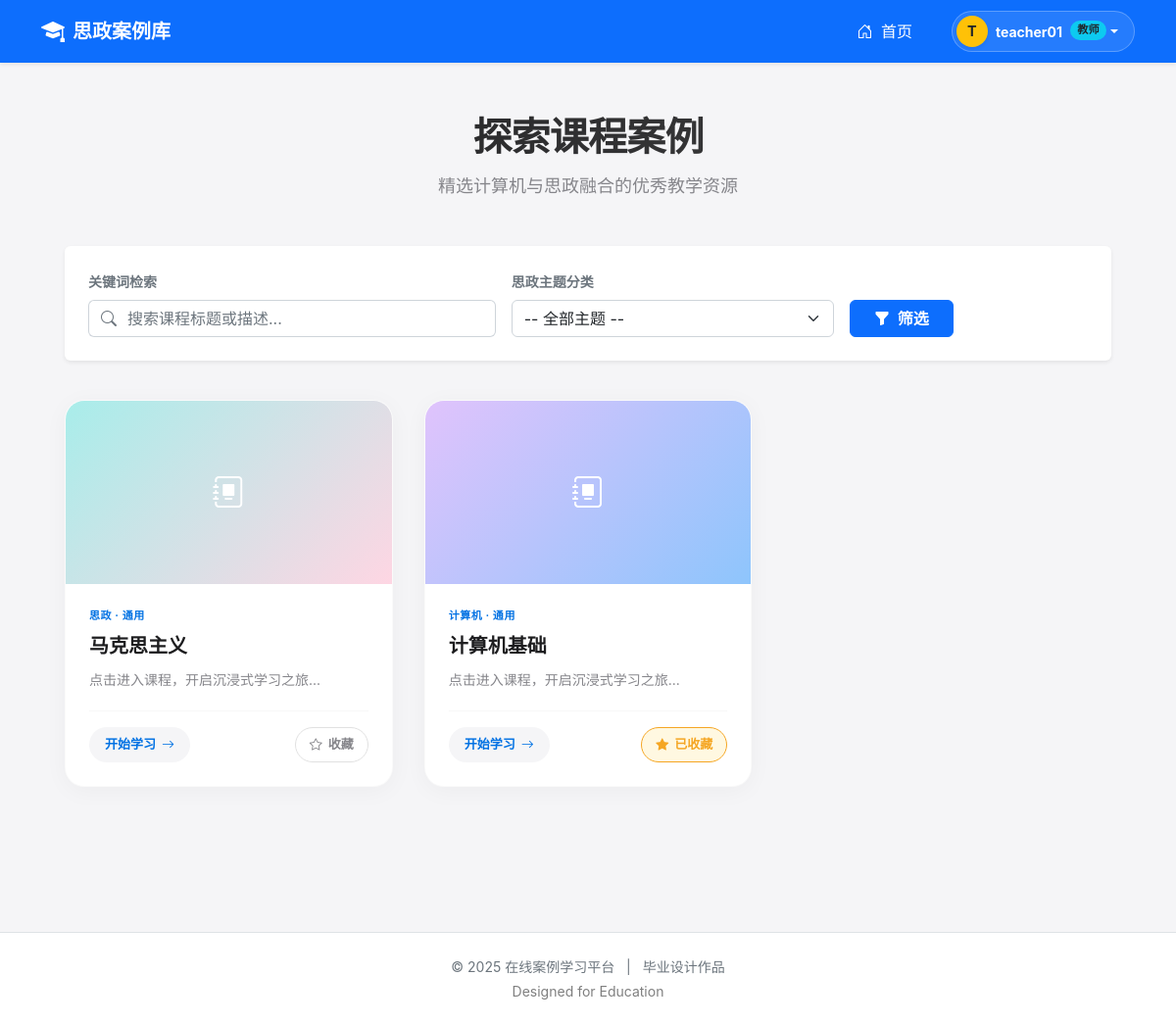
Screenshot of / (signed in) with the database file from the repository.
### common/models.py (models this page shows, shortened)
class CaseStudy(models.Model):
    title = models.CharField('课程标题', max_length=100)
    author = models.ForeignKey(User, on_delete=models.CASCADE, verbose_name="负责教师", related_name='cases', null=True,
                               blank=True)
    category = models.ForeignKey(Category, on_delete=models.CASCADE, verbose_name='所属分类')
    description = models.TextField('课程简介', blank=True)
    cover_image = models.ImageField('封面图', upload_to='covers/', blank=True, null=True)
    view_count = models.PositiveIntegerField('浏览量', default=0)
    created_at = models.DateTimeField('发布时间', auto_now_add=True)
    content = models.TextField('导读/详情', blank=True)
    class Meta: verbose_name = '思政课程'; verbose_name_plural = verbose_name; ordering = ['-created_at']

class Category(models.Model):
    name = models.CharField('分类名称', max_length=50)
    class Meta: verbose_name = '案例分类'; verbose_name_plural = verbose_name
    ordering = ['id']

### student_web/views.py (the view)
# urls.py: path('', views.index, name='index'),  # 首页
def index(request):
    from common.models import CaseStudy, Favorite, Category
    from django.db.models import Q
    cases = CaseStudy.objects.all().order_by('-created_at')
    categories = Category.objects.all()
    search_query = request.GET.get('q', '').strip()
    category_id = request.GET.get('category')
    if search_query:
        cases = cases.filter(Q(title__icontains=search_query) | Q(description__icontains=search_query))
    if category_id:
        cases = cases.filter(category_id=category_id)
    fav_case_ids = set()
    if request.user.is_authenticated:
        fav_case_ids = set(Favorite.objects.filter(user=request.user).values_list('case_id', flat=True))
    context = {
        'cases': cases,
        'fav_case_ids': fav_case_ids,
        'categories': categories
    }
    return render(request, 'student_web/index.html', context)

### student_web/templates/student_web/index.html (shortened to what this page needs)
{% extends 'base.html' %}
{% load static %}
{% block content %}
<div class="apple-container">
    <header class="page-header">
        <h1 class="page-title">探索课程案例</h1>
        <p class="page-subtitle">精选计算机与思政融合的优秀教学资源</p>
    </header>
    <div style="max-width: 1500px; margin: 0 auto 40px auto;">
        {% include 'student_web/components/search_bar.html' %}
    </div>
    <div class="case-grid">
        {% for case in cases %}
        <a href="{% url 'case_detail' case.id %}" class="apple-card">
            <div class="card-cover-wrapper">
                {% if case.cover_image %}
                    <img src="{{ case.cover_image.url }}" alt="{{ case.title }}" class="card-img">
                {% else %}
                    <div class="no-cover-gradient">
                        <i class="bi bi-journal-album"></i>
                    </div>
                {% endif %}
            </div>
            <div class="card-body">
                <div class="card-meta">
                    {{ case.category.name|default:"未分类" }} · {{ case.get_case_type_display|default:"通用" }}
                </div>
                <h3 class="card-title">{{ case.title }}</h3>
                <p class="card-desc">
                    {{ case.description|default:"点击进入课程，开启沉浸式学习之旅..." }}
                </p>
                <div class="card-footer">
                    <span class="btn-capsule btn-learn">
                        开始学习 <i class="bi bi-arrow-right"></i>
                    </span>
                    <div class="btn-capsule btn-fav {% if case.id in fav_case_ids %}active{% endif %}"
                         onclick="toggleCardFav(event, this, {{ case.id }})"
                         title="点击收藏">
                        <i class="bi {% if case.id in fav_case_ids %}bi-star-fill{% else %}bi-star{% endif %}"></i>
                        <span class="fav-text">{% if case.id in fav_case_ids %}已收藏{% else %}收藏{% endif %}</span>
                    </div>
                </div>
            </div>
        </a>
        {% empty %}
            <div class="empty-state">
                <div class="empty-icon"><i class="bi bi-box-seam"></i></div>
                <h3>暂无案例数据</h3>
                <p>请通知管理员在后台添加相关课程内容。</p>
            </div>
        {% endfor %}
    </div>
</div>
{% endblock %}

### templates/base.html (shortened to what this page needs)
{% load static %}<!DOCTYPE html>
<html lang="zh-CN">
<head>
    <link href="https://cdn.bootcdn.net/ajax/libs/twitter-bootstrap/5.2.3/css/bootstrap.min.css" rel="stylesheet">
    <link href="https://cdn.bootcdn.net/ajax/libs/bootstrap-icons/1.10.3/font/bootstrap-icons.css" rel="stylesheet">
</head>
<body>
<nav class="navbar navbar-expand-lg navbar-dark bg-primary fixed-top shadow-sm" style="min-height: 64px;">
    <div class="container">
        <a class="navbar-brand fw-bold d-flex align-items-center" href="{% url 'index' %}">
            <i class="bi bi-mortarboard-fill me-2 fs-4"></i>
            <span>思政案例库</span>
        </a>
        <div class="collapse navbar-collapse" id="navbarNav">
            <ul class="navbar-nav ms-auto align-items-center">
                <li class="nav-item me-2">
                    <a class="nav-link active px-3 rounded-pill hover-bg-light" href="{% url 'index' %}">
                        <i class="bi bi-house-door me-1"></i> 首页
                    </a>
                </li>
                {% if user.is_authenticated %}
                    <li class="nav-item dropdown ms-lg-3">
                        <a class="nav-link dropdown-toggle d-flex align-items-center text-white py-1 ps-1 pe-3 bg-white bg-opacity-10 rounded-pill border border-white border-opacity-25"
                           href="#" role="button" data-bs-toggle="dropdown" aria-expanded="false">
                            <div class="bg-warning text-dark rounded-circle d-flex align-items-center justify-content-center me-2 shadow-sm"
                                 style="width: 32px; height: 32px; font-weight: bold; font-size: 0.9rem;">
                                {{ user.username.0|upper }}
                            </div>
                            <span class="small fw-bold me-2">{{ user.username }}</span>
                            {% if user.is_superuser %}
                                <span class="badge rounded-pill bg-warning text-dark role-badge">超级管理员</span>
                            {% elif user.profile.role == 'admin' %}
                                <span class="badge rounded-pill bg-danger role-badge">管理员</span>
                            {% elif user.profile.role == 'teacher' %}
                                <span class="badge rounded-pill bg-info text-dark role-badge">教师</span>
                            {% endif %}
                        </a>
                    </li>
                {% endif %}
            </ul>
        </div>
    </div>
</nav>
<div class="{% block layout_container %}container{% endblock %} main-wrapper animate__animated animate__fadeIn">
    {% block content %}{% endblock %}
</div>
<footer class="text-center py-4 text-muted border-top mt-5 bg-white">
    <div class="container">
        <div class="row align-items-center">
            <div class="col-12">
                <p class="mb-0 small">
                    &copy; 2025 在线案例学习平台 <span class="mx-2">|</span> 毕业设计作品
                </p>
                <p class="mb-0 mt-1 small text-black-50">
                    Designed for Education
                </p>
            </div>
        </div>
    </div>
</footer>
</body>
</html>

### templates/base.html (style rules this page uses)
body { padding-top: 76px; background-color: #f8f9fa; font-family: -apple-system, BlinkMacSystemFont, "Segoe UI", Roboto, "Helvetica Neue", Arial, sans-serif; min-height: 100vh; display: flex; flex-direction: column; }
.main-wrapper { flex: 1; }
.role-badge { font-size: 0.7rem; transform: translateY(-1px); }

### student_web/templates/student_web/index.html (style rules this page uses)
:root { --apple-bg: #f5f5f7; --apple-card-bg: #ffffff; --apple-text-main: #1d1d1f; --apple-text-sub: #86868b; --apple-primary: #0071e3; --apple-primary-hover: #0077ed; --card-radius: 20px; --card-shadow: 0 4px 24px rgba(0, 0, 0, 0.04); --card-hover-shadow: 0 12px 40px rgba(0, 0, 0, 0.08); --transition-curve: cubic-bezier(0.25, 0.8, 0.25, 1); }
body { background-color: var(--apple-bg); color: var(--apple-text-main); font-family: -apple-system, BlinkMacSystemFont, "SF Pro Text", sans-serif; }
.apple-container { max-width: 1280px; margin: 0 auto; padding: 40px 24px; }
.page-header { margin-bottom: 48px; text-align: center; animation: fadeInDown 0.8s var(--transition-curve); }
.page-title { font-size: 40px; font-weight: 700; letter-spacing: -0.02em; margin-bottom: 12px; background: linear-gradient(135deg, #1d1d1f 0%, #434344 100%); -webkit-background-clip: text; -webkit-text-fill-color: transparent; }
.page-subtitle { font-size: 18px; color: var(--apple-text-sub); font-weight: 400; max-width: 600px; margin: 0 auto; }
.case-grid { display: grid; grid-template-columns: repeat(auto-fill, minmax(320px, 1fr)); gap: 32px; padding-bottom: 60px; }
.apple-card { background: var(--apple-card-bg); border-radius: var(--card-radius); overflow: hidden; position: relative; display: flex; flex-direction: column; text-decoration: none; transition: all 0.4s var(--transition-curve); border: 1px solid rgba(0, 0, 0, 0.02); box-shadow: var(--card-shadow); animation: fadeInUp 0.6s var(--transition-curve) backwards; }
.card-cover-wrapper { width: 100%; aspect-ratio: 16/9; position: relative; overflow: hidden; background-color: #f0f0f0; }
.no-cover-gradient { width: 100%; height: 100%; display: flex; align-items: center; justify-content: center; color: #fff; font-size: 2rem; background: linear-gradient(135deg, #a1c4fd 0%, #c2e9fb 100%); }
.apple-card:nth-child(3n+1) .no-cover-gradient { background: linear-gradient(135deg, #a8edea 0%, #fed6e3 100%); }
.apple-card:nth-child(3n+2) .no-cover-gradient { background: linear-gradient(135deg, #e0c3fc 0%, #8ec5fc 100%); }
.card-body { padding: 24px; flex: 1; display: flex; flex-direction: column; }
.card-meta { font-size: 11px; font-weight: 700; text-transform: uppercase; letter-spacing: 0.05em; color: var(--apple-primary); margin-bottom: 8px; }
.card-title { font-size: 20px; font-weight: 700; color: var(--apple-text-main); margin: 0 0 10px 0; line-height: 1.4; display: -webkit-box; -webkit-line-clamp: 2; -webkit-box-orient: vertical; overflow: hidden; }
.card-desc { font-size: 14px; color: var(--apple-text-sub); line-height: 1.6; margin-bottom: 20px; display: -webkit-box; -webkit-line-clamp: 3; -webkit-box-orient: vertical; overflow: hidden; flex-grow: 1; }
.card-footer { display: flex; justify-content: space-between; align-items: center; margin-top: auto; padding-top: 16px; border-top: 1px solid rgba(0,0,0,0.03); }
.btn-capsule { font-size: 13px; font-weight: 600; padding: 8px 16px; border-radius: 99px; transition: all 0.2s ease; display: inline-flex; align-items: center; gap: 6px; cursor: pointer; border: none; }
.btn-learn { background-color: var(--apple-bg); color: var(--apple-primary); }
.btn-fav { background-color: transparent; color: #86868b; border: 1px solid #e1e1e1; padding: 7px 14px; z-index: 2; }
.btn-fav.active { background-color: #fff8e1; color: #f5a623; border-color: #f5a623; }
.btn-fav.active i { color: #f5a623; }
.apple-card:nth-child(1) { animation-delay: 0.05s; }
.apple-card:nth-child(2) { animation-delay: 0.1s; }

### rows the page displays
CaseStudy: category.name "思政", case_type "通用", title "马克思主义", description "点击进入课程，开启沉浸式学习之旅...", shows "收藏"
CaseStudy: category.name "计算机", case_type "通用", title "计算机基础", description "点击进入课程，开启沉浸式学习之旅...", shows "已收藏"

### other values shown
{{ user.username.0|upper }} "T"
{{ user.username }} "teacher01"
